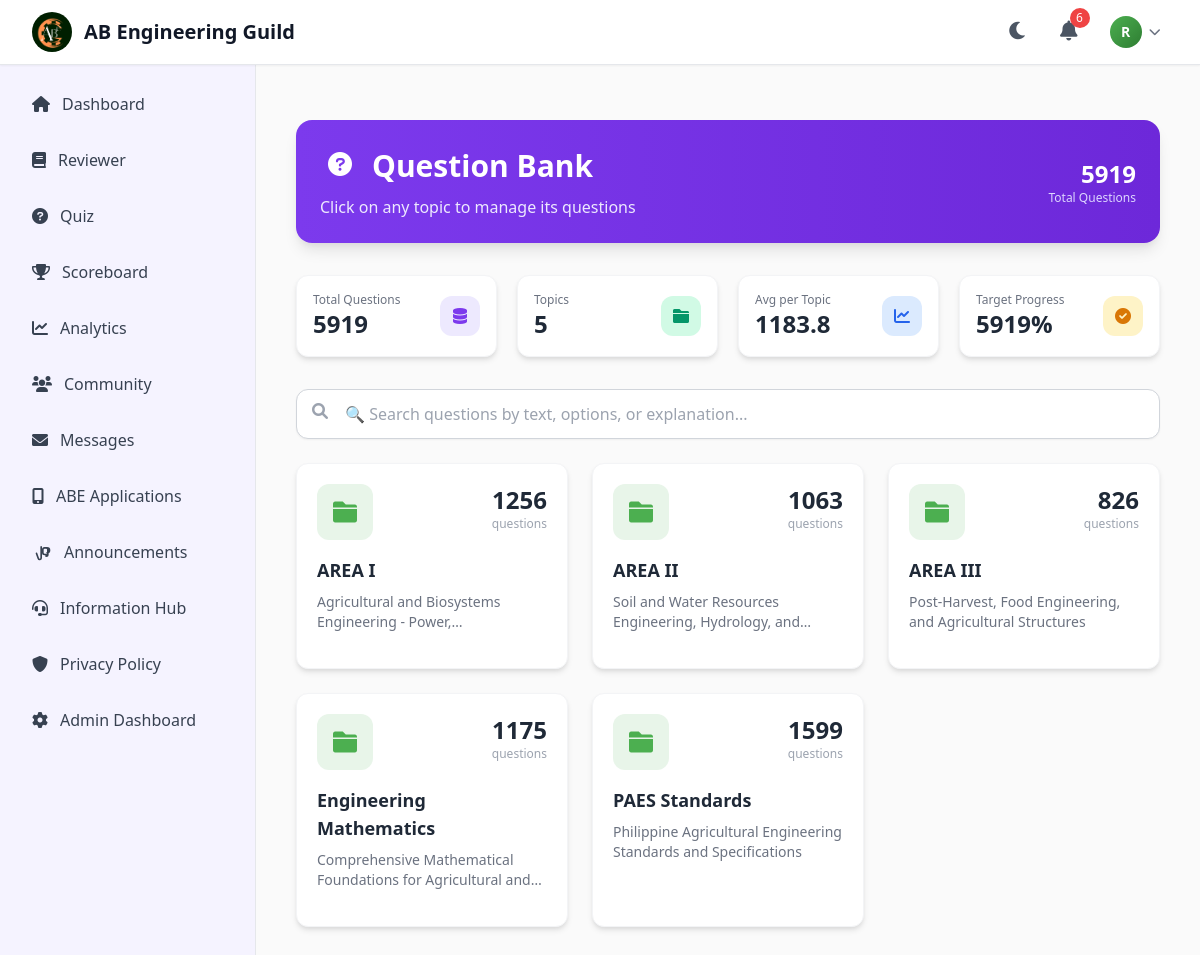
The page /admin/questions (signed in) on the database its author committed.
### app/models.py (models this page shows, shortened)
class User(UserMixin, db.Model):
    __tablename__ = 'user'
    id = db.Column(db.Integer, primary_key=True)
    name = db.Column(db.String(100), nullable=False)
    email = db.Column(db.String(120), unique=True, nullable=False)
    password_hash = db.Column(db.String(128))
    reset_token = db.Column(db.String(100), nullable=True, unique=True)
    reset_token_expiry = db.Column(db.DateTime, nullable=True)
    recovery_key_hash = db.Column(db.String(128), nullable=True)
    profile_picture = db.Column(db.String(255), nullable=True, default='default_profile.png')
    cover_photo = db.Column(db.String(255), nullable=True, default='default_cover.jpg')
    bio = db.Column(db.Text, nullable=True)
    location = db.Column(db.String(100), nullable=True)
    website = db.Column(db.String(200), nullable=True)
    created_at = db.Column(db.DateTime, default=datetime.utcnow)
    is_admin = db.Column(db.Boolean, default=False)
    last_seen = db.Column(db.DateTime, default=datetime.utcnow)
    notification_preferences = db.Column(db.Text, default='{}')
    email_notifications = db.Column(db.Boolean, default=True)
    push_notifications = db.Column(db.Boolean, default=True)
    friends = db.relationship('Friendship',
                            foreign_keys='Friendship.user_id',
                            backref='user', lazy=True)
    friend_of = db.relationship('Friendship',
                              foreign_keys='Friendship.friend_id',
                              backref='friend', lazy=True)
    sent_messages = db.relationship('Message',
                                  foreign_keys='Message.sender_id',
                                  backref='sender', lazy=True)
    received_messages = db.relationship('Message',
                                      foreign_keys='Message.receiver_id',
                                      backref='receiver', lazy=True)
    sent_friend_requests = db.relationship('FriendRequest',
                                         foreign_keys='FriendRequest.sender_id',
                                         backref='sender', lazy=True)
    received_friend_requests = db.relationship('FriendRequest',
                                             foreign_keys='FriendRequest.receiver_id',
                                             backref='receiver', lazy=True)
    study_plans = db.relationship('StudyPlan', backref='user', lazy=True)
    learning_goals = db.relationship('LearningGoal', backref='user', lazy=True)
    posts = db.relationship('Post', backref='author', lazy=True, foreign_keys='Post.user_id')
    comments = db.relationship('Comment', backref='author', lazy=True, foreign_keys='Comment.user_id')
    post_likes = db.relationship('PostLike', backref='user', lazy=True, foreign_keys='PostLike.user_id')
    comment_likes = db.relationship('CommentLike', backref='user', lazy=True, foreign_keys='CommentLike.user_id')
    post_shares = db.relationship('PostShare', backref='user', lazy=True, foreign_keys='PostShare.user_id')
    conversations_as_user1 = db.relationship('Conversation',
                                           foreign_keys='Conversation.user1_id',
                                           backref='user1', lazy=True)
    conversations_as_user2 = db.relationship('Conversation',
                                           foreign_keys='Conversation.user2_id',
                                           backref='user2', lazy=True)
    group_memberships = db.relationship('GroupMember', backref='user', lazy=True)
    def get_unread_notifications_count(self):
        return Notification.query.filter_by(user_id=self.id, is_read=False).count()
    def get_recent_notifications(self, limit=5):
        return Notification.query.filter_by(user_id=self.id).order_by(
            Notification.created_at.desc()
        ).limit(limit).all()

class Topic(db.Model):
    __tablename__ = 'topic'
    id = db.Column(db.Integer, primary_key=True)
    name = db.Column(db.String(100), nullable=False)
    description = db.Column(db.Text)
    icon = db.Column(db.String(50), default='fas fa-folder')
    color = db.Column(db.String(7), default='#4CAF50')
    created_at = db.Column(db.DateTime, default=datetime.utcnow)
    questions = db.relationship('Question', backref='topic', lazy=True)
    materials = db.relationship('StudyMaterial', backref='topic', lazy=True)
    quiz_results = db.relationship('QuizResult', backref='topic', lazy=True)
    posts = db.relationship('Post', backref='topic', lazy=True)

### app/admin/routes.py (the view)
@admin_bp.route('/questions')
@login_required
def manage_questions():
    if not current_user.is_admin:
        flash('Access denied', 'danger')
        return redirect(url_for('main.dashboard'))
    topics = Topic.query.order_by(Topic.id.asc()).all()
    total_questions = Question.query.count()
    form = QuestionForm()
    form.topic_id.choices = [(t.id, t.name) for t in topics]
    return render_template('admin/manage_questions.html',
                         form=form,
                         topics=topics,
                         total_questions=total_questions,
                         title='Manage Questions')

### app/admin/forms.py
class QuestionForm(FlaskForm):
    topic_id = SelectField('Topic', coerce=int, validators=[DataRequired()])
    question_text = TextAreaField('Question Text', validators=[DataRequired()])
    option_a = StringField('Option A', validators=[DataRequired()])
    option_b = StringField('Option B', validators=[DataRequired()])
    option_c = StringField('Option C', validators=[DataRequired()])
    option_d = StringField('Option D', validators=[DataRequired()])
    correct_answer = RadioField('Correct Answer', choices=[('A', 'A'), ('B', 'B'), ('C', 'C'), ('D', 'D')], validators=[DataRequired()])
    explanation = TextAreaField('Explanation')
    submit = SubmitField('Save Question')

### app/models.py (called while the page is built)
@login_manager.user_loader
def load_user(user_id):
    return User.query.get(int(user_id))

    def get_time_ago(self):
        now = datetime.utcnow()
        diff = now - self.created_at
        if diff.days > 0:
            return f"{diff.days}d ago"
        elif diff.seconds > 3600:
            return f"{diff.seconds // 3600}h ago"
        elif diff.seconds > 60:
            return f"{diff.seconds // 60}m ago"
        else:
            return "Just now"

### app/templates/admin/manage_questions.html (shortened to what this page needs)
{% extends "base.html" %}
{% block content %}
<div class="container mx-auto px-4 py-8">
    <div class="mb-8">
        <div class="bg-gradient-to-r from-purple-600 to-purple-700 rounded-2xl p-6 text-white shadow-lg">
            <div class="flex items-center justify-between">
                <div>
                    <div class="flex items-center gap-3 mb-2">
                        <div class="bg-white/20 rounded-xl p-2">
                            <i class="fas fa-question-circle text-2xl"></i>
                        </div>
                        <h1 class="text-3xl font-bold">Question Bank</h1>
                    </div>
                    <p class="text-purple-100 mt-1">Click on any topic to manage its questions</p>
                </div>
                <div class="text-right">
                    <div class="text-2xl font-bold">{{ total_questions }}</div>
                    <div class="text-xs text-purple-200">Total Questions</div>
                </div>
            </div>
        </div>
    </div>
    <div class="grid grid-cols-1 md:grid-cols-4 gap-5 mb-8">
        <div class="bg-white rounded-xl shadow-md border border-gray-100 p-4">
            <div class="flex items-center justify-between">
                <div>
                    <p class="text-gray-500 text-xs font-medium">Total Questions</p>
                    <p class="text-2xl font-bold text-gray-800">{{ total_questions }}</p>
                </div>
                <div class="w-10 h-10 bg-purple-100 rounded-xl flex items-center justify-center">
                    <i class="fas fa-database text-purple-600"></i>
                </div>
            </div>
        </div>
        <div class="bg-white rounded-xl shadow-md border border-gray-100 p-4">
            <div class="flex items-center justify-between">
                <div>
                    <p class="text-gray-500 text-xs font-medium">Topics</p>
                    <p class="text-2xl font-bold text-gray-800">{{ topics|length }}</p>
                </div>
                <div class="w-10 h-10 bg-green-100 rounded-xl flex items-center justify-center">
                    <i class="fas fa-folder text-green-600"></i>
                </div>
            </div>
        </div>
        <div class="bg-white rounded-xl shadow-md border border-gray-100 p-4">
            <div class="flex items-center justify-between">
                <div>
                    <p class="text-gray-500 text-xs font-medium">Avg per Topic</p>
                    <p class="text-2xl font-bold text-gray-800">{{ "%.1f"|format(total_questions / topics|length if topics|length > 0 else 0) }}</p>
                </div>
                <div class="w-10 h-10 bg-blue-100 rounded-xl flex items-center justify-center">
                    <i class="fas fa-chart-line text-blue-600"></i>
                </div>
            </div>
        </div>
        <div class="bg-white rounded-xl shadow-md border border-gray-100 p-4">
            <div class="flex items-center justify-between">
                <div>
                    <p class="text-gray-500 text-xs font-medium">Target Progress</p>
                    <p class="text-2xl font-bold text-gray-800">{{ "%.0f"|format((total_questions / (topics|length * 20) * 100) if topics|length > 0 else 0) }}%</p>
                </div>
                <div class="w-10 h-10 bg-yellow-100 rounded-xl flex items-center justify-center">
                    <i class="fas fa-check-circle text-yellow-600"></i>
                </div>
            </div>
        </div>
    </div>
    <div class="mb-6">
        <div class="relative">
            <input type="text" id="searchQuestionInput"
                   placeholder="🔍 Search questions by text, options, or explanation..."
                   class="w-full px-5 py-3 pl-12 border border-gray-300 rounded-xl focus:ring-2 focus:ring-purple-500 focus:border-purple-500 transition shadow-sm bg-white">
            <i class="fas fa-search absolute left-4 top-3.5 text-gray-400"></i>
        </div>
    </div>
    <div id="topicCardsGrid" class="grid grid-cols-1 md:grid-cols-2 lg:grid-cols-3 gap-6">
        {% for topic in topics %}
        <div onclick="openTopicQuestions({{ topic.id }}, '{{ topic.name|replace("'", "\\'") }}', '{{ topic.icon }}', '{{ topic.color }}')"
             class="topic-card bg-white rounded-xl shadow-md border border-gray-100 overflow-hidden cursor-pointer transition-all duration-300 hover:shadow-xl hover:-translate-y-1 group">
            <div class="p-5">
                <div class="flex items-start justify-between mb-4">
                    <div class="w-14 h-14 rounded-xl flex items-center justify-center" style="background-color: {{ topic.color }}20">
                        <i class="{{ topic.icon }} text-2xl" style="color: {{ topic.color }}"></i>
                    </div>
                    <div class="text-right">
                        <span class="text-2xl font-bold text-gray-800">{{ topic.questions|length }}</span>
                        <p class="text-xs text-gray-400">questions</p>
                    </div>
                </div>
                <h3 class="text-lg font-bold text-gray-800 group-hover:text-purple-600 transition mb-2">
                    {{ topic.name }}
                </h3>
                <p class="text-sm text-gray-500 line-clamp-2 mb-4">
                    {% if topic.name == "AREA I" %}
                    Agricultural and Biosystems Engineering - Power, Mechanization, and Management
                    {% elif topic.name == "AREA III" %}
                    Post-Harvest, Food Engineering, and Agricultural Structures
                    {% elif topic.name == "PAES Standards" %}
                    Philippine Agricultural Engineering Standards and Specifications
                    {% else %}
                    {{ topic.description or 'No description available' }}
                    {% endif %}
                </p>
            </div>
        </div>
        {% endfor %}
    </div>
</div>
{% endblock %}

### app/templates/components/header.html (shortened to what this page needs)
<header class="bg-white shadow-sm border-b border-gray-200 sticky top-0 z-40">
    <div class="w-full px-4 sm:px-6 lg:px-8">
        <div class="flex justify-between items-center h-16">
            <div class="flex items-center">
                <div class="flex-shrink-0">
                    <div class="w-10 h-10 rounded-full flex items-center justify-center overflow-hidden">
                        <img src="{{ url_for('static', filename='img/logo.png') }}"
                             class="w-full h-full object-cover" alt="AB Engineering Guild">
                    </div>
                </div>
                <div class="flex-shrink-0 ml-3">
                    <h1 class="text-xl font-bold text-gray-900">AB Engineering Guild</h1>
                </div>
            </div>
            <div class="flex items-center space-x-4">
    <button id="darkModeToggle"
            class="p-2 text-gray-600 hover:text-gray-800 dark:text-gray-400 dark:hover:text-gray-200 transition-colors duration-200 rounded-lg hover:bg-gray-100 dark:hover:bg-gray-700">
        <i id="darkModeIcon" class="fas fa-moon text-xl"></i>
    </button>
                <div class="relative" x-data="{ open: false }">
                    <button @click="open = !open"
                            class="p-2 text-gray-600 hover:text-gray-800 transition-colors duration-200 relative">
                        <i class="fas fa-bell text-xl"></i>
                        {% if current_user.get_unread_notifications_count() > 0 %}
                            <span class="notification-badge absolute -top-1 -right-1 bg-red-500 text-white text-xs rounded-full h-5 w-5 flex items-center justify-center">
                                {{ current_user.get_unread_notifications_count() }}
                            </span>
                        {% endif %}
                    </button>
                </div>
                <div class="relative" id="header-user-dropdown">
                    <button class="flex items-center space-x-2 p-2 text-gray-600 hover:text-gray-800 transition-colors duration-200"
                            id="header-dropdown-trigger">
                        <div class="w-8 h-8 rounded-full flex items-center justify-center flex-shrink-0 overflow-hidden" style="background: linear-gradient(135deg, #4CAF50 0%, #2E7D32 100%);">
                            {% if current_user.profile_picture and current_user.profile_picture != 'default_profile.png' %}
                            <img src="{{ url_for('static', filename='uploads/profile_pictures/' + current_user.profile_picture) }}"
                                 class="w-8 h-8 rounded-full object-cover">
                            {% else %}
                            <span class="text-white text-sm font-semibold">
                                {{ current_user.name[0]|upper if current_user.name else 'U' }}
                            </span>
                            {% endif %}
                        </div>
                        <i class="fas fa-chevron-down text-xs text-gray-500"></i>
                    </button>
                </div>
            </div>
        </div>
    </div>
</header>

### app/templates/base.html (style rules this page uses)
html, body { margin: 0; padding: 0; }
html { background-color: #0f0f1a !important; }
body { background-color: #0f0f1a !important; }
*, *::before, *::after { transition-property: none !important; }
html.light-mode, html.light-mode body { background-color: #fafafa !important; }
* { transition-property: none !important; }
:root { --lavender-light: #f5f3ff; --lavender-medium: #ede9fe; --lavender-dark: #ddd6fe; --peach-accent: #fed7aa; --blue-accent: #93c5fd; --purple-accent: #c4b5fd; }
body { background-color: inherit; }
html.light-mode body { background-color: #fafafa; }
.sticky { position: sticky; top: 1.5rem; }

### app/templates/admin/manage_questions.html (style rules this page uses)
.line-clamp-2 { display: -webkit-box; -webkit-line-clamp: 2; -webkit-box-orient: vertical; overflow: hidden; }

### rows shown on the page
User: name "R"
Topic: questions|length "1256", name "AREA I", shows "Agricultural and Biosystems Engineering -…"
Topic: questions|length "1063", name "AREA II", description "Soil and Water Resources Engineering, Hydrology,…"
Topic: questions|length "826", name "AREA III", shows "Post-Harvest, Food Engineering, and Agricultural Structures"
Topic: questions|length "1175", name "Engineering Mathematics", description "Comprehensive Mathematical Foundations for Agricultural…"
Topic: questions|length "1599", name "PAES Standards", shows "Philippine Agricultural Engineering Standards and Specifications"

### other values the page prints
{{ current_user.get_unread_notifications_count() }} "6"
{{ total_questions }} "5919"
{{ topics|length }} "5"
